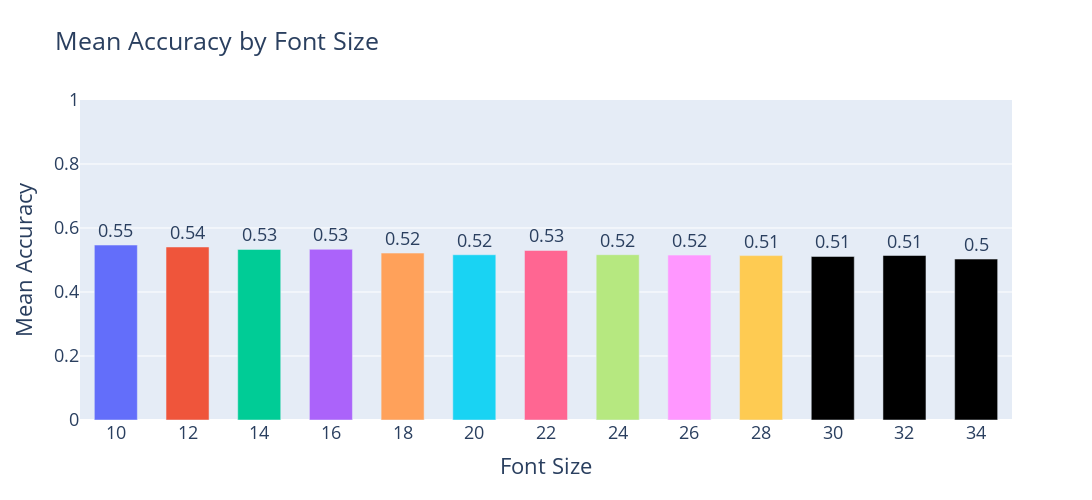

Source (notebook cell):
### Code cell
grouped_df = df.groupby(['font_size'])['accuracy'].mean().reset_index()

fig = go.Figure()

colors = px.colors.qualitative.Plotly[:len(grouped_df)]

fig.add_trace(go.Bar(x=grouped_df['font_size'], 
                     y=grouped_df['accuracy'],
                     marker=dict(color=colors),  # Change color here
                     text=grouped_df['accuracy'].round(2),  # Add accuracy value as text label
                     textfont=dict(size=18),
                     textposition='outside'  # Set the text position outside the bar
                     ))

fig.update_layout(title='Mean Accuracy by Font Size',
                  xaxis=dict(title='Font Size', tickvals=grouped_df['font_size'], ticktext=grouped_df['font_size']),
                  yaxis=dict(title='Mean Accuracy'),
                  font=dict(size=18),
                  bargap=0.4,
                  height=500,
                  width=1500)

fig.update_yaxes(range=[0, 1]) 

fig.show()

### Figure 1 — Plotly figure (JSON) as saved in the notebook; plotly's stock layout.template omitted (floating-point values rounded to 4 significant figures)
{"data": [{"marker": {"color": ["#636EFA", "#EF553B", "#00CC96", "#AB63FA", "#FFA15A", "#19D3F3", "#FF6692", "#B6E880", "#FF97FF", "#FECB52"]}, "text": [0.55, 0.54, 0.53, 0.53, 0.52, 0.52, 0.53, 0.52, 0.52, 0.51, 0.51, 0.51, 0.5], "textfont": {"size": 18}, "textposition": "outside", "type": "bar", "x": [10, 12, 14, 16, 18, 20, 22, 24, 26, 28, 30, 32, 34], "y": [0.5467, 0.5407, 0.533, 0.5334, 0.5216, 0.5164, 0.5298, 0.5166, 0.5153, 0.5138, 0.5111, 0.5141, 0.5029]}], "layout": {"bargap": 0.4, "font": {"size": 18}, "height": 500, "title": {"text": "Mean Accuracy by Font Size"}, "width": 1500, "xaxis": {"ticktext": [10, 12, 14, 16, 18, 20, 22, 24, 26, 28, 30, 32, 34], "tickvals": [10, 12, 14, 16, 18, 20, 22, 24, 26, 28, 30, 32, 34], "title": {"text": "Font Size"}}, "yaxis": {"range": [0, 1], "title": {"text": "Mean Accuracy"}}}}
